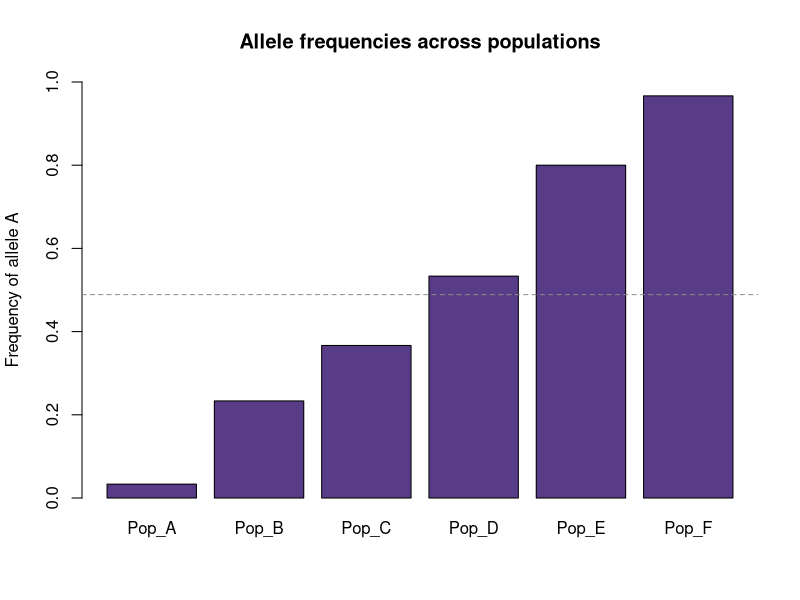
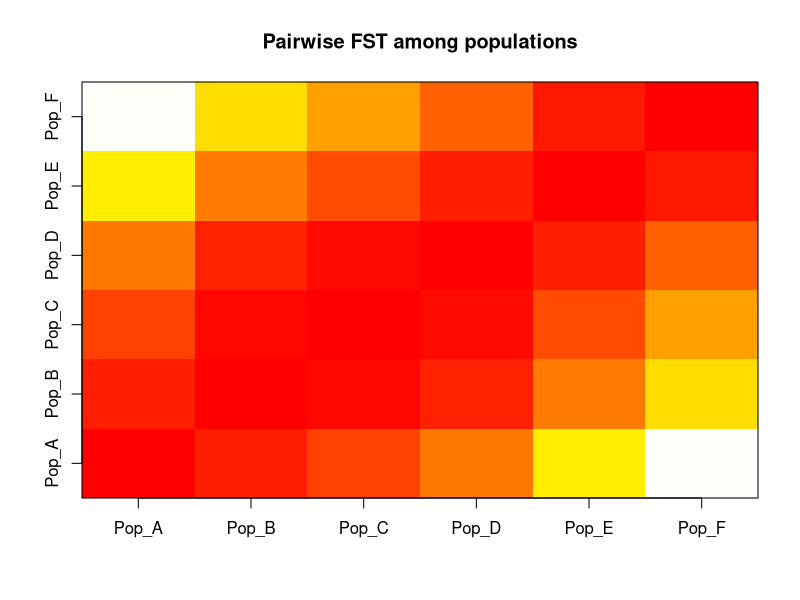
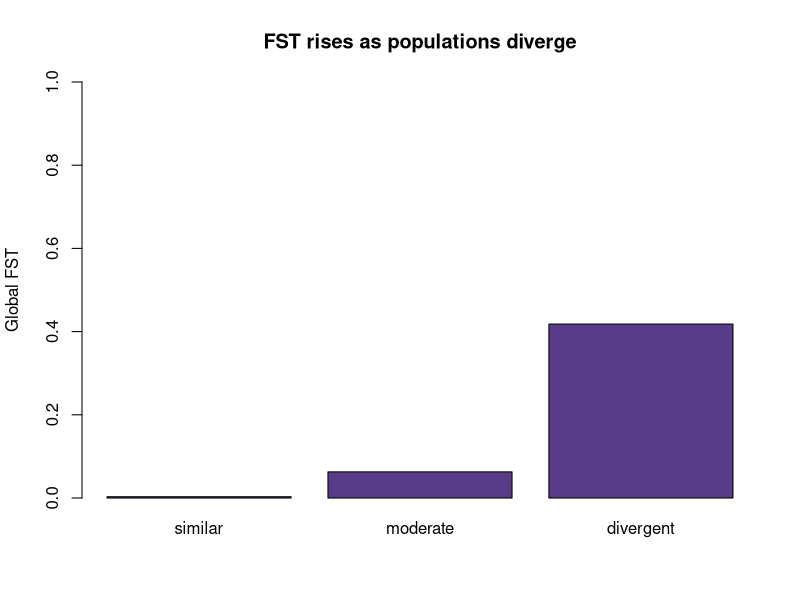
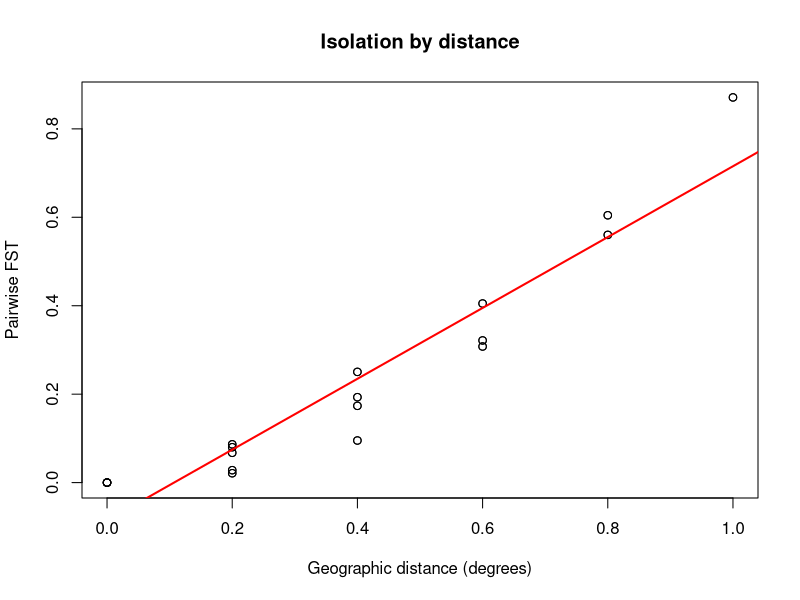
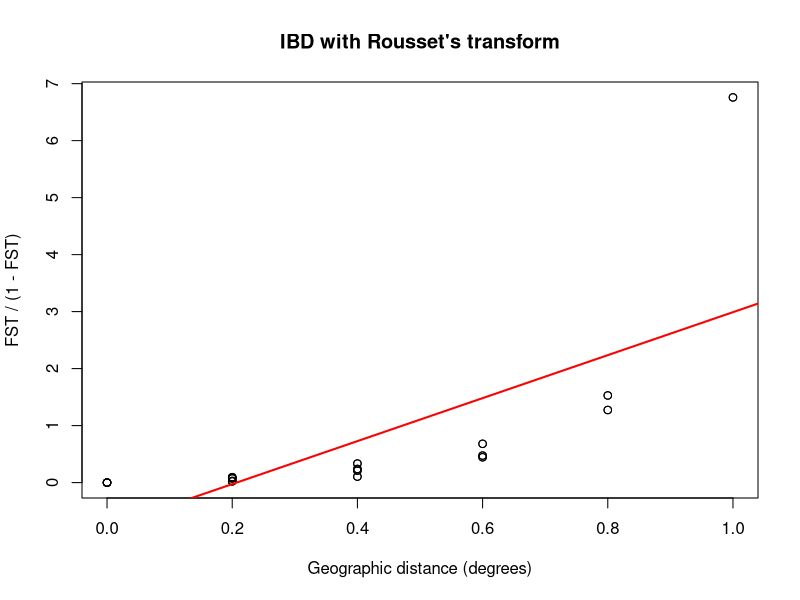

Write the R code that produced these figures, in order.
## ---- chunk 1
# Simulate one population at one biallelic locus, then summarize it
#   n : number of individuals
#   p : frequency of allele A (0 to 1)
#
# Genotypes are coded 0/1/2:
#   0 = AA, 1 = Aa, 2 = aa
sim_popgen <- function(n, p) {


  q <- 1 - p                       # frequency of allele a


  # 1. Simulate genotypes -------------------------------------------
  #    Under Hardy-Weinberg:  AA = p^2,  Aa = 2pq,  aa = q^2
  genotype <- sample(0:2,
                     size = n,
                     replace = TRUE,
                     prob = c(p^2, 2 * p * q, q^2))


  # 2. Genotype frequencies ----------------------------------------
  geno_freq <- table(genotype) / n


  # 3. Allele frequencies --------------------------------------------
  #    Each genotype value IS an allele-a count, so sum / (2 * n)
  f_a <- sum(genotype) / (2 * n)
  f_A <- 1 - f_a


  # 4. Heterozygosities ---------------------------------------------
  Ho <- sum(genotype == 1) / n      # observed: fraction of Aa
  He <- 2 * f_A * f_a              # expected under H-W: 2pq


  # 5. Print everything -----------------------------------------------
  cat("Allele frequencies:\n")
  cat("  p(A) =", round(f_A, 3), " q(a) =", round(f_a, 3), "\n\n")


  cat("Genotype frequencies:\n")
  print(round(geno_freq, 3))


  cat("\nHeterozygosity:\n")
  cat("  Ho =", round(Ho, 3), " (observed)\n")
  cat("  He =", round(He, 3), " (expected, H-W)\n")


  # Return the results in a list so you can reuse them
  list(genotype = genotype,
       allele_freq = c(A = f_A, a = f_a),
       Ho = Ho,
       He = He)
}

## ---- chunk 2
# Six populations with different starting allele frequencies
pop_names <- c("Pop_A", "Pop_B", "Pop_C", "Pop_D", "Pop_E", "Pop_F")
p_values  <- c(0.05, 0.20, 0.40, 0.60, 0.80, 0.95)
n         <- 30

# A list to hold each population's raw genotypes
pops <- vector("list", length(p_values))

for (i in seq_along(p_values)) {
  pops[[i]] <- sim_popgen(n = n, p = p_values[i])$genotype
}
names(pops) <- pop_names

# Observed frequency of allele A in each population
p_obs <- sapply(pops, function(g) 1 - sum(g) / (2 * length(g)))
round(p_obs, 3)
## ---- chunk 3
# Expected heterozygosity WITHIN each population
He_pops <- sapply(pops, function(g) {
  p <- 1 - sum(g) / (2 * length(g))   # frequency of allele A
  2 * p * (1 - p)
})

Hs <- mean(He_pops)
round(c(He_pops = He_pops, Hs = Hs), 3)
## ---- chunk 4
# Pool all individuals, ignoring population labels
all_g <- unlist(pops)
p_tot <- 1 - sum(all_g) / (2 * length(all_g))
HT <- 2 * p_tot * (1 - p_tot)

FST <- (HT - Hs) / HT
round(c(p_tot = p_tot, Hs = Hs, HT = HT, FST = FST), 3)
## ---- chunk 5
# FST for ONE pair of populations (same recipe as the global version)
fst_pair <- function(gi, gj) {
  p_i <- 1 - sum(gi) / (2 * length(gi))   # allele A frequency, pop i
  p_j <- 1 - sum(gj) / (2 * length(gj))   # allele A frequency, pop j

  H_i <- 2 * p_i * (1 - p_i)              # heterozygosity within i
  H_j <- 2 * p_j * (1 - p_j)              # heterozygosity within j
  H_s <- (H_i + H_j) / 2                  # average within-pop diversity

  p_t <- (p_i + p_j) / 2                  # pooled allele frequency
  H_t <- 2 * p_t * (1 - p_t)              # total diversity

  (H_t - H_s) / H_t                       # FST for this pair
}

# Loop over every pair and fill a k x k matrix
k <- length(pops)
fst_mat <- matrix(NA, k, k,
                  dimnames = list(pop_names, pop_names))

for (i in 1:k) {
  for (j in 1:k) {
    fst_mat[i, j] <- fst_pair(pops[[i]], pops[[j]])
  }
}
diag(fst_mat) <- 0          # a population compared with itself

round(fst_mat, 3)
## ---- chunk 6
barplot(p_obs, col = "#583C88", ylim = c(0, 1),
        names.arg = pop_names,
        ylab = "Frequency of allele A",
        main = "Allele frequencies across populations")
abline(h = p_tot, lty = 2, col = "grey55")   # global (pooled) frequency
## ---- chunk 7
image(x = 1:k, y = 1:k, z = fst_mat,
      col = heat.colors(100),
      axes = FALSE, xlab = "", ylab = "",
      main = "Pairwise FST among populations")
axis(1, at = 1:k, labels = pop_names)
axis(2, at = 1:k, labels = pop_names)

# label the most divergent pair for orientation
box()
## ---- chunk 8
# Global FST for a set of populations defined by their allele frequencies
global_fst <- function(p_vec, n = 30) {

  # simulate each population's genotypes directly with sample()
  # (avoids sim_popgen()'s printed output)
  pops <- lapply(p_vec, function(p) {
    sample(0:2, size = n, replace = TRUE,
           prob = c(p^2, 2 * p * (1 - p), (1 - p)^2))
  })

  # Hs: average within-population heterozygosity
  Hs <- mean(sapply(pops, function(g) {
    p <- 1 - sum(g) / (2 * length(g))
    2 * p * (1 - p)
  }))

  # HT: heterozygosity of the pooled sample
  all_g <- unlist(pops)
  p_tot <- 1 - sum(all_g) / (2 * length(all_g))
  HT <- 2 * p_tot * (1 - p_tot)

  (HT - Hs) / HT
}

# Three scenarios: similar, moderate, divergent
scenarios <- list(
  similar   = rep(0.50, 6),
  moderate  = seq(0.35, 0.65, length.out = 6),
  divergent = seq(0.05, 0.95, length.out = 6)
)

fst_values <- sapply(scenarios, global_fst)

barplot(fst_values, col = "#583C88",
        ylab = "Global FST", ylim = c(0, 1),
        main = "FST rises as populations diverge")
## ---- chunk 9
# Sampling locations: six stands along a transect
sites <- data.frame(
  pop = pop_names,
  lon = c(-87.0, -86.8, -86.6, -86.4, -86.2, -86.0),
  lat = rep(40.4, 6)
)

# Geographic distance between every pair of sites
geo_mat <- as.matrix(dist(cbind(sites$lon, sites$lat)))
rownames(geo_mat) <- colnames(geo_mat) <- pop_names

# Genetic distance = pairwise FST (computed above)
plot(as.vector(geo_mat), as.vector(fst_mat),
     xlab = "Geographic distance (degrees)",
     ylab = "Pairwise FST",
     main = "Isolation by distance")
abline(lm(as.vector(fst_mat) ~ as.vector(geo_mat)),
       col = "red", lwd = 2)

cor(as.vector(geo_mat), as.vector(fst_mat))
## ---- chunk 10
library(vegan)   # installed in an earlier module

mantel(as.dist(fst_mat), as.dist(geo_mat),
       permutations = 999)
## ---- chunk 11
# Add migrants drawn from the global allele frequency
add_migration <- function(g, m, p_tot) {
  n_mig <- round(m * length(g))            # how many migrants
  migrants <- sample(0:2, n_mig, replace = TRUE,
                     prob = c(p_tot^2, 2 * p_tot * (1 - p_tot),
                              (1 - p_tot)^2))
  c(sample(g, length(g) - n_mig), migrants)  # residents + migrants
}

m_values <- c(0, 0.05, 0.25)
sapply(m_values, function(m) {
  mig_pops <- lapply(pops, add_migration, m = m, p_tot = p_tot)
  # same Hs / HT / FST recipe as global_fst(), on mig_pops
  Hs <- mean(sapply(mig_pops, function(g) {
    p <- 1 - sum(g) / (2 * length(g)); 2 * p * (1 - p)
  }))
  all_g <- unlist(mig_pops)
  p_t <- 1 - sum(all_g) / (2 * length(all_g))
  (2 * p_t * (1 - p_t) - Hs) / (2 * p_t * (1 - p_t))
})
## ---- chunk 12
divergent <- seq(0.05, 0.95, length.out = 6)

fst_n10  <- replicate(50, global_fst(divergent, n = 10))
fst_n200 <- replicate(50, global_fst(divergent, n = 200))

round(c(mean_n10 = mean(fst_n10),  sd_n10 = sd(fst_n10),
        mean_n200 = mean(fst_n200), sd_n200 = sd(fst_n200)), 3)
## ---- chunk 13
locus_fst <- replicate(20, {
  p_cline <- sort(runif(6, 0.05, 0.95))    # a random cline for this locus
  global_fst(p_cline)
})
c(single_locus_example = locus_fst[1],
  mean_over_20_loci    = mean(locus_fst))
## ---- chunk 14
plot(as.vector(geo_mat), as.vector(fst_mat) / (1 - as.vector(fst_mat)),
     xlab = "Geographic distance (degrees)",
     ylab = "FST / (1 - FST)",
     main = "IBD with Rousset's transform")
abline(lm(I(as.vector(fst_mat) / (1 - as.vector(fst_mat))) ~
            as.vector(geo_mat)), col = "red", lwd = 2)
